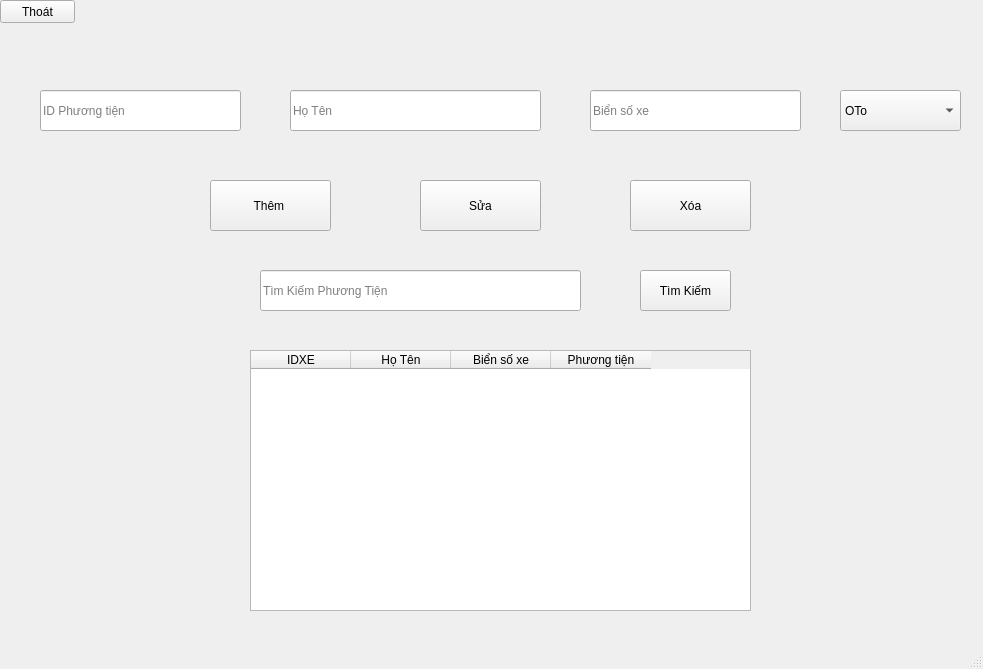
<?xml version="1.0" encoding="UTF-8"?>
<ui version="4.0">
 <class>MainWindow</class>
 <widget class="QMainWindow" name="MainWindow">
  <property name="geometry">
   <rect>
    <x>0</x>
    <y>0</y>
    <width>983</width>
    <height>669</height>
   </rect>
  </property>
  <property name="windowTitle">
   <string>MainWindow</string>
  </property>
  <widget class="QWidget" name="centralwidget">
   <widget class="QTableWidget" name="tblQuanLyXe">
    <property name="geometry">
     <rect>
      <x>250</x>
      <y>350</y>
      <width>501</width>
      <height>261</height>
     </rect>
    </property>
    <column>
     <property name="text">
      <string>IDXE</string>
     </property>
    </column>
    <column>
     <property name="text">
      <string>Họ Tên</string>
     </property>
    </column>
    <column>
     <property name="text">
      <string>Biển số xe</string>
     </property>
    </column>
    <column>
     <property name="text">
      <string>Phương tiện</string>
     </property>
    </column>
   </widget>
   <widget class="QLineEdit" name="txtMaPhuongTien">
    <property name="geometry">
     <rect>
      <x>40</x>
      <y>90</y>
      <width>201</width>
      <height>41</height>
     </rect>
    </property>
    <property name="inputMask">
     <string/>
    </property>
    <property name="text">
     <string/>
    </property>
    <property name="placeholderText">
     <string>ID Phương tiện</string>
    </property>
   </widget>
   <widget class="QPushButton" name="btnSua">
    <property name="geometry">
     <rect>
      <x>420</x>
      <y>180</y>
      <width>121</width>
      <height>51</height>
     </rect>
    </property>
    <property name="text">
     <string>Sửa</string>
    </property>
   </widget>
   <widget class="QPushButton" name="btnThem">
    <property name="geometry">
     <rect>
      <x>210</x>
      <y>180</y>
      <width>121</width>
      <height>51</height>
     </rect>
    </property>
    <property name="text">
     <string>Thêm </string>
    </property>
   </widget>
   <widget class="QPushButton" name="btnThoat">
    <property name="geometry">
     <rect>
      <x>0</x>
      <y>0</y>
      <width>75</width>
      <height>23</height>
     </rect>
    </property>
    <property name="text">
     <string>Thoát</string>
    </property>
   </widget>
   <widget class="QLineEdit" name="txtTenChuXe">
    <property name="geometry">
     <rect>
      <x>290</x>
      <y>90</y>
      <width>251</width>
      <height>41</height>
     </rect>
    </property>
    <property name="inputMask">
     <string/>
    </property>
    <property name="text">
     <string/>
    </property>
    <property name="placeholderText">
     <string>Họ Tên</string>
    </property>
   </widget>
   <widget class="QLineEdit" name="txtBienSoXe">
    <property name="geometry">
     <rect>
      <x>590</x>
      <y>90</y>
      <width>211</width>
      <height>41</height>
     </rect>
    </property>
    <property name="inputMask">
     <string/>
    </property>
    <property name="text">
     <string/>
    </property>
    <property name="placeholderText">
     <string>Biển số xe</string>
    </property>
   </widget>
   <widget class="QPushButton" name="btnXoa">
    <property name="geometry">
     <rect>
      <x>630</x>
      <y>180</y>
      <width>121</width>
      <height>51</height>
     </rect>
    </property>
    <property name="text">
     <string>Xóa</string>
    </property>
   </widget>
   <widget class="QComboBox" name="cmbLoaiXe">
    <property name="geometry">
     <rect>
      <x>840</x>
      <y>90</y>
      <width>121</width>
      <height>41</height>
     </rect>
    </property>
    <item>
     <property name="text">
      <string>OTo</string>
     </property>
    </item>
    <item>
     <property name="text">
      <string>XeMay</string>
     </property>
    </item>
    <item>
     <property name="text">
      <string>XeDap</string>
     </property>
    </item>
   </widget>
   <widget class="QLineEdit" name="txttukhoa">
    <property name="geometry">
     <rect>
      <x>260</x>
      <y>270</y>
      <width>321</width>
      <height>41</height>
     </rect>
    </property>
    <property name="inputMask">
     <string/>
    </property>
    <property name="text">
     <string/>
    </property>
    <property name="placeholderText">
     <string>Tìm Kiếm Phương Tiện</string>
    </property>
   </widget>
   <widget class="QPushButton" name="btntimkiem">
    <property name="geometry">
     <rect>
      <x>640</x>
      <y>270</y>
      <width>91</width>
      <height>41</height>
     </rect>
    </property>
    <property name="text">
     <string>Tìm Kiếm</string>
    </property>
   </widget>
  </widget>
  <widget class="QMenuBar" name="menubar">
   <property name="geometry">
    <rect>
     <x>0</x>
     <y>0</y>
     <width>983</width>
     <height>26</height>
    </rect>
   </property>
  </widget>
  <widget class="QStatusBar" name="statusbar"/>
 </widget>
 <resources/>
 <connections/>
</ui>
